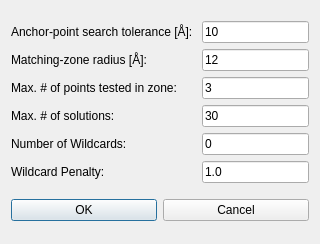
<?xml version="1.0" encoding="UTF-8"?>
<ui version="4.0">
 <class>dlg_featuredocking</class>
 <widget class="QDialog" name="dlg_featuredocking">
  <property name="geometry">
   <rect>
    <x>0</x>
    <y>0</y>
    <width>320</width>
    <height>244</height>
   </rect>
  </property>
  <property name="sizePolicy">
   <sizepolicy hsizetype="Fixed" vsizetype="Fixed">
    <horstretch>0</horstretch>
    <verstretch>0</verstretch>
   </sizepolicy>
  </property>
  <property name="minimumSize">
   <size>
    <width>311</width>
    <height>244</height>
   </size>
  </property>
  <property name="windowTitle">
   <string>Feature-Based Docking</string>
  </property>
  <layout class="QGridLayout" name="gridLayout_2">
   <property name="sizeConstraint">
    <enum>QLayout::SetDefaultConstraint</enum>
   </property>
   <property name="verticalSpacing">
    <number>6</number>
   </property>
   <item row="0" column="0">
    <layout class="QGridLayout" name="gridLayout">
     <property name="horizontalSpacing">
      <number>9</number>
     </property>
     <property name="verticalSpacing">
      <number>6</number>
     </property>
     <item row="0" column="0">
      <widget class="QLabel" name="textLabel1">
       <property name="sizePolicy">
        <sizepolicy hsizetype="Preferred" vsizetype="Preferred">
         <horstretch>5</horstretch>
         <verstretch>0</verstretch>
        </sizepolicy>
       </property>
       <property name="text">
        <string>Anchor-point search tolerance [Å]:</string>
       </property>
       <property name="wordWrap">
        <bool>false</bool>
       </property>
      </widget>
     </item>
     <item row="0" column="1">
      <widget class="QLineEdit" name="m_pLambda">
       <property name="text">
        <string>10</string>
       </property>
      </widget>
     </item>
     <item row="1" column="0">
      <widget class="QLabel" name="textLabel1_2">
       <property name="sizePolicy">
        <sizepolicy hsizetype="Preferred" vsizetype="Preferred">
         <horstretch>5</horstretch>
         <verstretch>0</verstretch>
        </sizepolicy>
       </property>
       <property name="text">
        <string>Matching-zone radius [Å]:</string>
       </property>
       <property name="wordWrap">
        <bool>false</bool>
       </property>
      </widget>
     </item>
     <item row="1" column="1">
      <widget class="QLineEdit" name="m_pGamma">
       <property name="text">
        <string>12</string>
       </property>
      </widget>
     </item>
     <item row="2" column="0">
      <widget class="QLabel" name="textLabel1_2_2">
       <property name="sizePolicy">
        <sizepolicy hsizetype="Preferred" vsizetype="Preferred">
         <horstretch>1</horstretch>
         <verstretch>0</verstretch>
        </sizepolicy>
       </property>
       <property name="text">
        <string>Max. # of points tested in zone:</string>
       </property>
       <property name="wordWrap">
        <bool>false</bool>
       </property>
      </widget>
     </item>
     <item row="2" column="1">
      <widget class="QLineEdit" name="m_pMatchingZone">
       <property name="text">
        <string>3</string>
       </property>
      </widget>
     </item>
     <item row="3" column="0">
      <widget class="QLabel" name="textLabel1_3">
       <property name="sizePolicy">
        <sizepolicy hsizetype="Preferred" vsizetype="Preferred">
         <horstretch>1</horstretch>
         <verstretch>0</verstretch>
        </sizepolicy>
       </property>
       <property name="text">
        <string>Max. # of solutions:</string>
       </property>
       <property name="wordWrap">
        <bool>false</bool>
       </property>
      </widget>
     </item>
     <item row="3" column="1">
      <widget class="QLineEdit" name="m_pMaxSolutions">
       <property name="text">
        <string>30</string>
       </property>
      </widget>
     </item>
     <item row="4" column="0">
      <widget class="QLabel" name="textLabel1_3_2">
       <property name="sizePolicy">
        <sizepolicy hsizetype="Preferred" vsizetype="Preferred">
         <horstretch>1</horstretch>
         <verstretch>0</verstretch>
        </sizepolicy>
       </property>
       <property name="text">
        <string>Number of Wildcards:</string>
       </property>
       <property name="wordWrap">
        <bool>false</bool>
       </property>
      </widget>
     </item>
     <item row="4" column="1">
      <widget class="QLineEdit" name="m_pWildcards">
       <property name="text">
        <string>0</string>
       </property>
      </widget>
     </item>
     <item row="5" column="0">
      <widget class="QLabel" name="textLabel1_3_3">
       <property name="sizePolicy">
        <sizepolicy hsizetype="Preferred" vsizetype="Preferred">
         <horstretch>1</horstretch>
         <verstretch>0</verstretch>
        </sizepolicy>
       </property>
       <property name="text">
        <string>Wildcard Penalty:</string>
       </property>
       <property name="wordWrap">
        <bool>false</bool>
       </property>
      </widget>
     </item>
     <item row="5" column="1">
      <widget class="QLineEdit" name="m_pSkipPenalty">
       <property name="text">
        <string>1.0</string>
       </property>
      </widget>
     </item>
    </layout>
   </item>
   <item row="1" column="0">
    <layout class="QHBoxLayout">
     <item>
      <widget class="QPushButton" name="pushButton1">
       <property name="text">
        <string>OK</string>
       </property>
      </widget>
     </item>
     <item>
      <widget class="QPushButton" name="pushButton1_2">
       <property name="text">
        <string>Cancel</string>
       </property>
      </widget>
     </item>
    </layout>
   </item>
  </layout>
 </widget>
 <layoutdefault spacing="6" margin="11"/>
 <pixmapfunction>qPixmapFromMimeSource</pixmapfunction>
 <resources/>
 <connections>
  <connection>
   <sender>pushButton1</sender>
   <signal>clicked()</signal>
   <receiver>dlg_featuredocking</receiver>
   <slot>accept()</slot>
   <hints>
    <hint type="sourcelabel">
     <x>20</x>
     <y>20</y>
    </hint>
    <hint type="destinationlabel">
     <x>20</x>
     <y>20</y>
    </hint>
   </hints>
  </connection>
  <connection>
   <sender>pushButton1_2</sender>
   <signal>clicked()</signal>
   <receiver>dlg_featuredocking</receiver>
   <slot>reject()</slot>
   <hints>
    <hint type="sourcelabel">
     <x>20</x>
     <y>20</y>
    </hint>
    <hint type="destinationlabel">
     <x>20</x>
     <y>20</y>
    </hint>
   </hints>
  </connection>
 </connections>
</ui>
